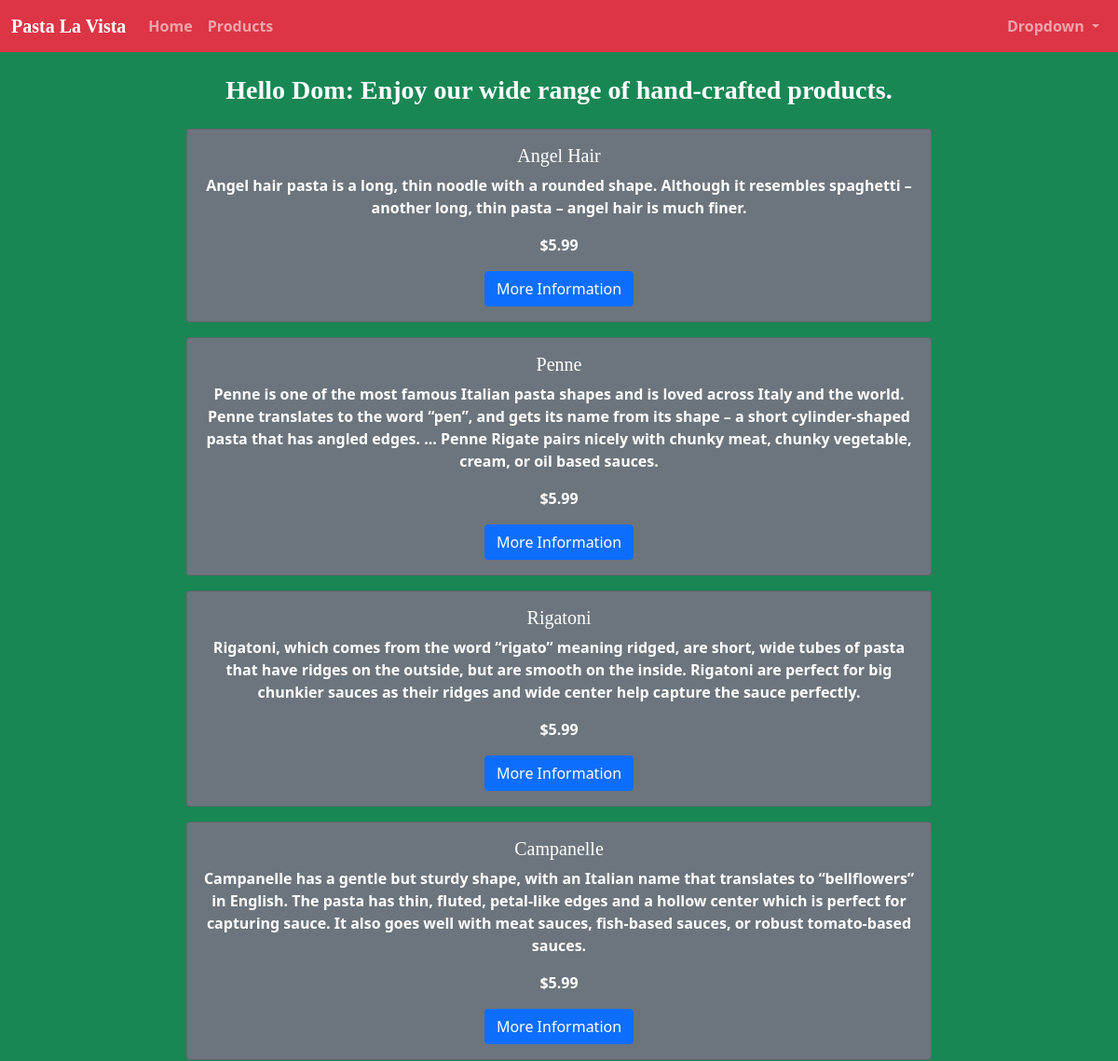
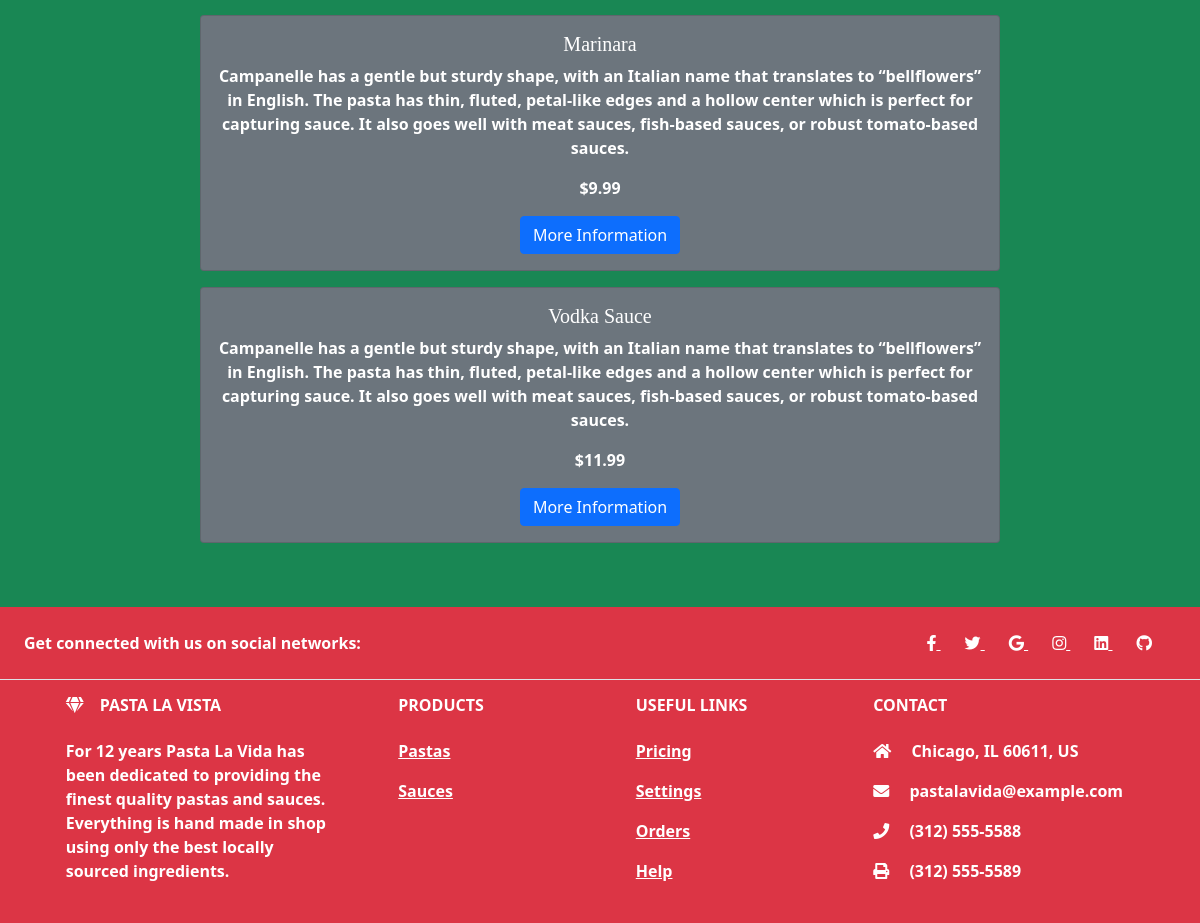
The page /products (signed in) on the database its author committed (2 pictures, top to bottom).
### app/models.py (models this page shows, shortened)
class User(db.Model, UserMixin):
    id = db.Column(db.Integer, primary_key=True)
    username = db.Column(db.String(150), nullable=False, unique=True)
    email = db.Column(db.String(150), nullable=False, unique=True)
    password = db.Column(db.String(256), nullable=False)
    date_created = db.Column(db.DateTime, nullable=False, default=datetime.utcnow)
    product = db.relationship('Products', secondary='cart')

class Products(db.Model):
    id = db.Column(db.Integer, primary_key=True)
    name = db.Column(db.String(200))
    description = db.Column(db.String(300))
    price = db.Column(db.Float)
    date_created = db.Column(db.DateTime, nullable=False, default=datetime.utcnow)
    users = db.relationship('User', secondary='cart')

### app/routes.py (the view)
@app.route('/products')
def products():
    all_products = Products.query.all()
    return render_template('products.html', products=all_products)

### app/models.py (called while the page is built)
@login_manager.user_loader
def get_user(user_id):
    return User.query.get(user_id)

### app/templates/products.html
{% extends 'base.html' %}
{% block content %}
{% if current_user.is_authenticated %}
<center><h4 class="fw-bold fs-3 mt-4 mb-4 font_meie_script">Hello {{ current_user.username }}: Enjoy our wide range of hand-crafted products.</h4></center>
<div class="row">
    {% for p in products %}
    <div class="">
<center><div class="card bg-secondary mb-3" style="width: 50rem;">
                <div class="card-body">
                    <h5 class="card-title font_meie_script">{{ p.name }}</h5>
                    <p class="card-text">{{ p.description }}</p>
                    <p class="card-text">${{ p.price }}</p>
                    <a href="{{ url_for('product_detail', prod_id=p.id) }}" class="btn btn-primary">More Information</a>
                </div>
            </div>
        </center>
    </div>
    {% endfor %}
</div>
{% else %}
<h1>Welcome, please register using the link about to view products.</h1>
{% endif %}
{% endblock content %}

### app/static/css/main.css (style rules this page uses)
.font_meie_script { font-family: 'Meie Script', cursive; }

### rows shown on the page
User: username "Dom"
Products: name "Angel Hair", description "Angel hair pasta is a long, thin noodle with a rounded shape. Although it resembles spaghetti – another long, thin pasta – angel hair is much finer.", price "5.99"
Products: name "Penne", description "Penne is one of the most famous Italian pasta shapes and is loved across Italy and the world. Penne translates to the word “pen”, and gets its name from its shape – a short cylinder-shaped pasta that has angled edges. ... Penne Rigate pairs nicely with chunky meat, chunky vegetable, cream, or oil based sauces.", price "5.99"
Products: name "Rigatoni", description "Rigatoni, which comes from the word “rigato” meaning ridged, are short, wide tubes of pasta that have ridges on the outside, but are smooth on the inside. Rigatoni are perfect for big chunkier sauces as their ridges and wide center help capture the sauce perfectly.", price "5.99"
Products: name "Campanelle", description "Campanelle has a gentle but sturdy shape, with an Italian name that translates to “bellflowers” in English. The pasta has thin, fluted, petal-like edges and a hollow center which is perfect for capturing sauce. It also goes well with meat sauces, fish-based sauces, or robust tomato-based sauces.", price "5.99"
Products: name "Marinara", description "Campanelle has a gentle but sturdy shape, with an Italian name that translates to “bellflowers” in English. The pasta has thin, fluted, petal-like edges and a hollow center which is perfect for capturing sauce. It also goes well with meat sauces, fish-based sauces, or robust tomato-based sauces.", price "9.99"
Products: name "Vodka Sauce", description "Campanelle has a gentle but sturdy shape, with an Italian name that translates to “bellflowers” in English. The pasta has thin, fluted, petal-like edges and a hollow center which is perfect for capturing sauce. It also goes well with meat sauces, fish-based sauces, or robust tomato-based sauces.", price "11.99"
